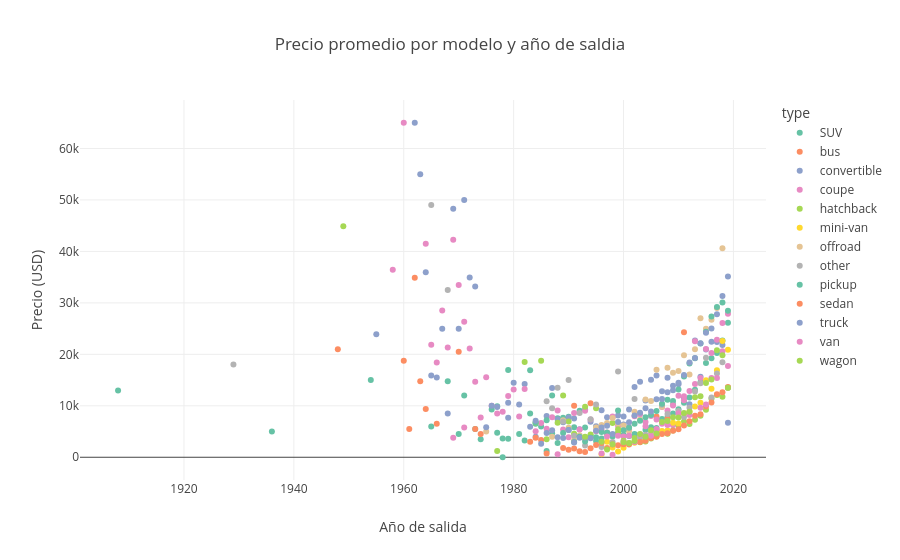

Notebook code for this chart:
### Code cell
# Relation betwen type, price and model year
t_p = car_data.groupby(['type', 'model_year'])['price'].mean().reset_index()

fig2 = px.scatter(t_p, x='model_year', y= 'price', color= 'type', title= 'Precio promedio por modelo y año de saldia',
                  labels= {'model_year': "Año de salida", "price": "Precio (USD)"}, color_discrete_sequence= px.colors.qualitative.Set2)
fig2.show()
